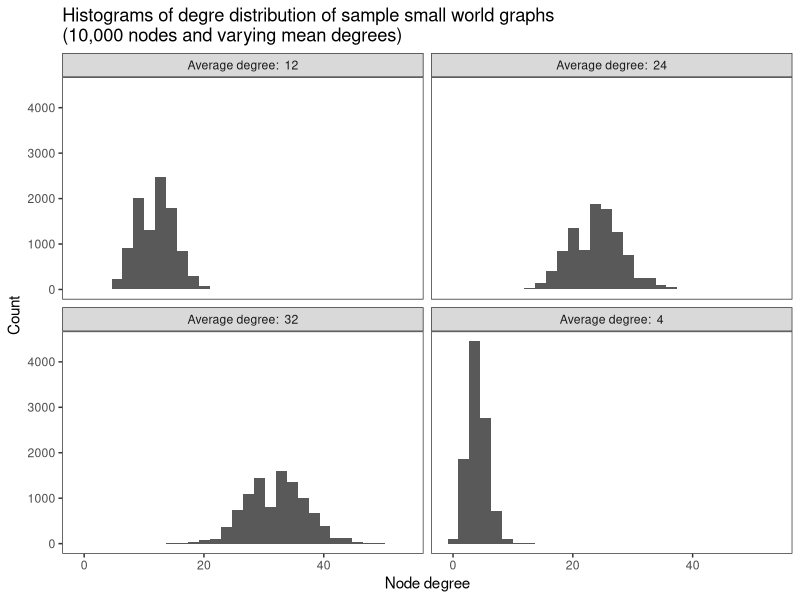

The R script that drew this image:
#' ---
#' title: "Influentials, networks and public opinion formation"
#' author: Watts and Dodds 2007
#' output: github_document
#' ---

library(tidyverse)
library(igraph)
library(gridExtra)

options(scipen=999)  # turn-off scientific notation like 1e+48
theme_set(theme_bw())
set.seed(20130810)

dev.new()

#' *Note: This script is my effort to replicate the results from the paper
#' "Influentials, networks and public opinion formation", Watts and Dodds 2007.
#' This is a self-didactic attempt.*
#'
#' In marketing, there is a hugely popular idea that a small group of
#' "influencers" are able to drive large scale diffusion of products/information
#' on a scale beyond what can be achieved by ordinary individuals. In this
#' script, we take a look at this hypothesis and explore the boundary conditions
#' in which this idea is true.
#'
#' Before we begin our exploration, it is instructive to look at the degree
#' distribution of the underlying network on which we simulate the diffusion
#' process. At the outset, note that we focus only on networks that have a
#' balanced distribution around a mean for node degrees in this script. This
#' means that most nodes have the same degree (equal to the mean), and there are
#' a few nodes which have degrees spread about the mean. It is an open question
#' whether such a distribution of degrees is reflective of the real-world and is
#' not a subject of exploration here.

numNodes <- 1e4
degreeDistributions <- bind_rows(data_frame(d = degree(sample_smallworld(dim = 1, 
                                                                         size = numNodes, 
                                                                         nei = 2, 
                                                                         p = 0.5)), 
                                            m = rep(paste("Average degree: ", mean(d)), numNodes)),
                                 data_frame(d = degree(sample_smallworld(dim = 1, 
                                                                         size = numNodes, 
                                                                         nei = 6, 
                                                                         p = 0.5)), 
                                            m = rep(paste("Average degree: ", mean(d)), numNodes)),
                                 data_frame(d = degree(sample_smallworld(dim = 1, 
                                                                         size = numNodes, 
                                                                         nei = 12, 
                                                                         p = 0.5)), 
                                            m = rep(paste("Average degree: ", mean(d)), numNodes)),
                                 data_frame(d = degree(sample_smallworld(dim = 1, 
                                                                         size = numNodes, 
                                                                         nei = 16, 
                                                                         p = 0.5)), 
                                            m = rep(paste("Average degree: ", mean(d)), numNodes)))

ggplot(degreeDistributions) +
  geom_histogram(aes(x = d)) +
  labs(x = "Node degree", y = "Count", 
       title = "Histograms of degre distribution of sample small world graphs \n(10,000 nodes and varying mean degrees)") + 
  facet_wrap(~m, ncol = 2) +
  theme(panel.grid.major = element_blank(), panel.grid.minor = element_blank())


#' We model the impact of seeding to specific individuals by running diffusion
#' simulations in two scenarios. In the first scenario, we seed the simulation
#' by activating a randomly chosen node from the network. In the second
#' scenario, we seed the most connected node (i.e., highest degree) in the
#' network.
#'
#' We make the following assumptions on the decision making behavior of the
#' nodes in a network:
#'
#' - A node in a graph is faced with a binary decision - to engage or to not
#' engage (e.g., with new products or discussions with friends)
#'
#' - They make this decision based on a simple rule: they compute the fraction
#' of their neighbors that have engaged, compare it with their personal
#' threshold, and engage if the fraction of engaged neighbors exceeds the
#' threshold. In other words, the thought process is on the lines, "If at least
#' 18% of my friends bought the new iPhone, I would want to buy it too".
#'
#' - At each update, we compute the vulnerable nodes by comparing the fraction
#' of their engaged neighbors to the threshold, compare this to the threshold
#' and activate the node if the fraction is greater than the threshold.
#'
#' # Model
#'
#' Create a new small world graph at each realization. This represents a
#' distribution of node degrees and is supposed to be reflective of the
#' influence distribution among the nodes in the network. Two kinds of seeding
#' is conducted - seeding the most influential person in the network (e.g., one
#' with maximum degree) and a randomly chosen person in the network. The network
#' then updates till no new node activations are possible at this configuration
#' of the network and the threshold. The simulation is executed a large number
#' of times and the cumulative number of activations is counted for each case.

#' *Hyper Parameters of the model*
#'
#' 1. Number of nodes in the Barabasi-Albert graph (n)
#'
#' 2. Average degree (z)
#'
#' 3. Threshold (distribution or a specific value)
#'
#' 4. Number of realizations
#'
#' *Output* A matrix of number of activations in random and influential seeding
#' and time steps to stability for each case at the end of each realization of
#' the simulation

diffusionSimulation <- function(n, z, threshold, numRealizations) {
  output <- matrix(nrow = numRealizations, ncol = 4)
  colnames(output) <- c("RandomActivations", "RandomTimesteps", "InfluentialActivations", "InfluentialTimesteps")
  k <-  floor(z/2)
  
  for (r in 1:numRealizations) {
    g <-  sample_smallworld(dim = 1, size = numNodes, nei = k, p = 0.5)
    A <- get.adjacency(g)
    degrees <- degree(g)
    thresholdNum <- threshold * degrees
    
    # Random Seeding begins here
    nodeStatus <- rep(0, n)
    seed <- sample(V(g), size = 1)
    nodeStatus[seed] <- 1
    
    t <- 1
    oldNodeStatus <- nodeStatus
    numEngagedNeighbors <- as.vector(A%*%nodeStatus)
    vulnerableNodes <- numEngagedNeighbors > thresholdNum
    nodeStatus[vulnerableNodes] <- 1
    
    while (max(nodeStatus != oldNodeStatus) > 0) {
      oldNodeStatus <- nodeStatus
      numEngagedNeighbors <- as.vector(A%*%nodeStatus)
      vulnerableNodes <- numEngagedNeighbors > thresholdNum
      nodeStatus[vulnerableNodes] <- 1
      t <- t + 1
    } 
    
    randomActivations <- sum(nodeStatus)
    randomTimesteps <- t
    
    # Seeding the most connected member begins here
    nodeStatus <- rep(0, n)
    seed <- which(degree(g) == max(centralization.degree(g)$res)) # Who has the maximum degree?
    nodeStatus[seed] <- 1
    
    t <- 1
    oldNodeStatus <- nodeStatus
    numEngagedNeighbors <- as.vector(A%*%nodeStatus)
    vulnerableNodes <- numEngagedNeighbors > thresholdNum
    nodeStatus[vulnerableNodes] <- 1
    
    while (max(nodeStatus != oldNodeStatus) > 0) {
      oldNodeStatus <- nodeStatus
      numEngagedNeighbors <- as.vector(A%*%nodeStatus)
      vulnerableNodes <- numEngagedNeighbors > thresholdNum
      nodeStatus[vulnerableNodes] <- 1
      t <- t + 1
    } 
    
    
    influentialActivations <- sum(nodeStatus)
    influentialTimesteps <- t
    
    output[r, ] <- c(randomActivations, randomTimesteps, influentialActivations, influentialTimesteps)
  }
  
  return (output)
}

#' Minimal working examples and analysis
#'
#' We illustrate our script by running it for a set of average degrees and
#' thresholds. We assume that all the nodes in the network have the same
#' fractional threshold for simplicity. We run the simulation at four points
#' that mimic a factorial design. We vary (z, threshold) as (4, 0.01), (4, 0.2),
#' (32, 0.01), (32, 0.4).
#' 

numNodes <- 1e4
system.time(data1 <- diffusionSimulation(n = numNodes, z = 4, rep(0.01, numNodes), numRealizations = 100))
system.time(data2 <- diffusionSimulation(n = numNodes, z = 4, rep(0.2, numNodes), numRealizations = 100))
system.time(data3 <- diffusionSimulation(n = numNodes, z = 32, rep(0.01, numNodes), numRealizations = 100))
system.time(data4 <- diffusionSimulation(n = numNodes, z = 32, rep(0.2, numNodes), numRealizations = 100))

results <- bind_rows(as.data.frame(data1), 
                     as.data.frame(data2),
                     as.data.frame(data3),
                     as.data.frame(data4))

glimpse(results)
resultSummary <- results %>% mutate(ElevationInActivations = InfluentialActivations/RandomActivations,
                                    RandGlobalCascade = map_lgl(results$RandomActivations, function(x) {return(x>1000)}),
                                    InfluentialGlobalCascade = map_lgl(results$InfluentialActivations, function(x) {return(x>1000)})) %>% 
                             summarize(MeanElevation = mean(ElevationInActivations),
                                       MedianElevation = median(ElevationInActivations),
                                       NumRandGlobalCascades = sum(RandGlobalCascade),
                                       NumInfluentialGlobalCascades = sum(InfluentialGlobalCascade))
print(resultSummary)

#' *Final Analysis*
#'
#' If we look at the mean elevation across all the simulation runs on the sample
#' space, it looks like influentials provide a big jump in elevation compared to
#' average individuals. This is a big `+1` for the influential hypothesis. A
#' direct implication of this finding is that most marketing dollars should be
#' directed towards identifying and 'influencing' the influencers.

# No wonder 'influencer marketing' was the buzz word for several years!
#   
# This is not the full picture though. Averages are severely misleading. 
# A key idea of the Tipping Point is that these 'special' individuals are able 
# to drive large swathes of ordinary individuals into adopting the idea because 
# of their endorsement. Such large scale sequence of adoptions following a single 
# adoption are called cascades. To be really effective, influentials should be 
# able to drive cascades that are large not only on average, but also in scale. 
# They have to be really, really, really big. The kind of big that poor ordinary 
# individuals cannot generate, ever. 

# These kind of super large cascades are called global cascades.
# 
# A reasonable definition of a global cascade is one that occupies at least 10% 
# of the network (this is based on prior literaure, but of course it is up to you 
# to pick a cut-off). 
# For the 10,000 node network we consider in this notebook, global cascades are 
# those that reach 1000 nodes. 

# On this metric, we see that influentials drive roughly 25% more global cascades 
# compared to randomly chosen individuals. 

# Is this result worth the effort?